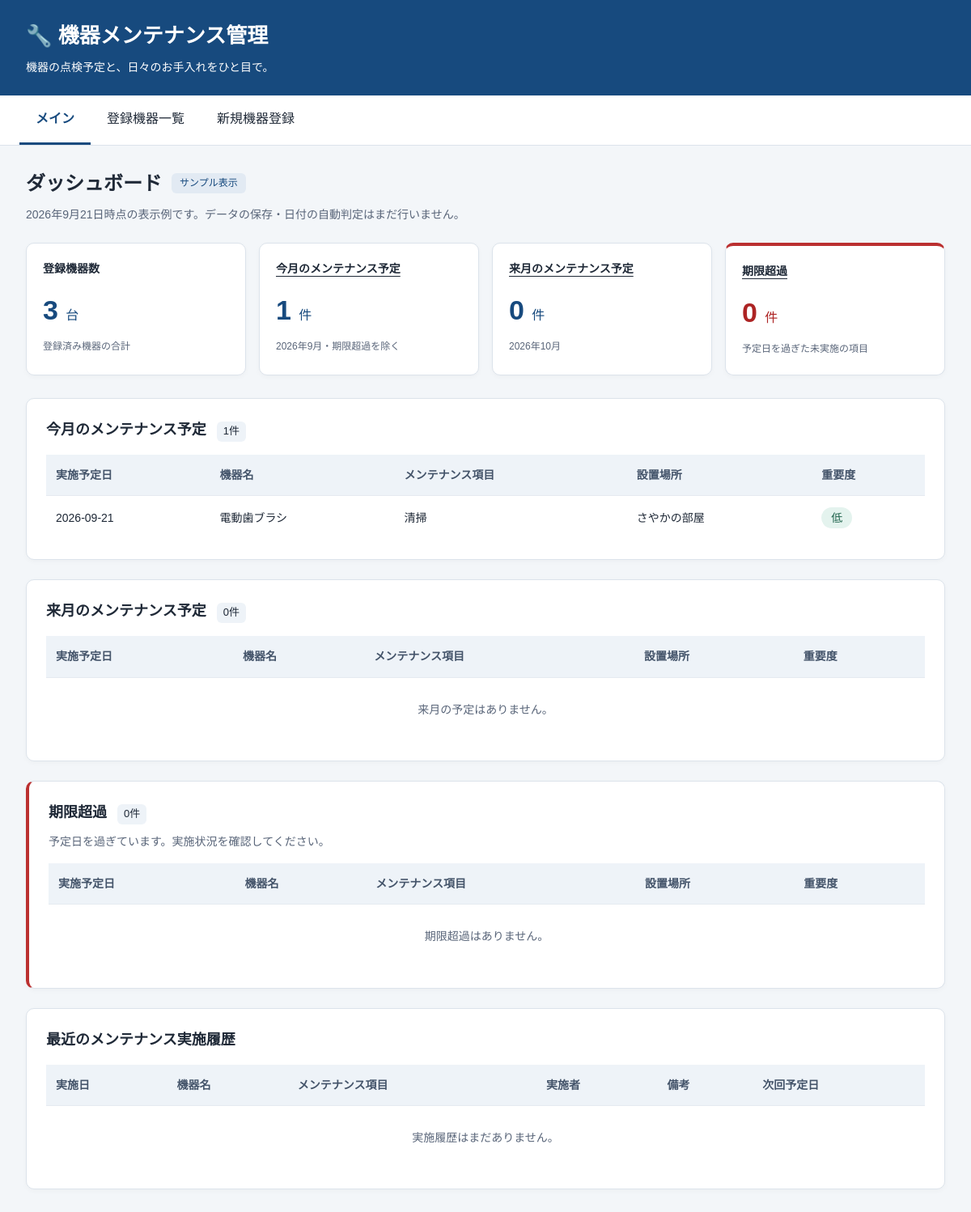
Before: / with the older database file.
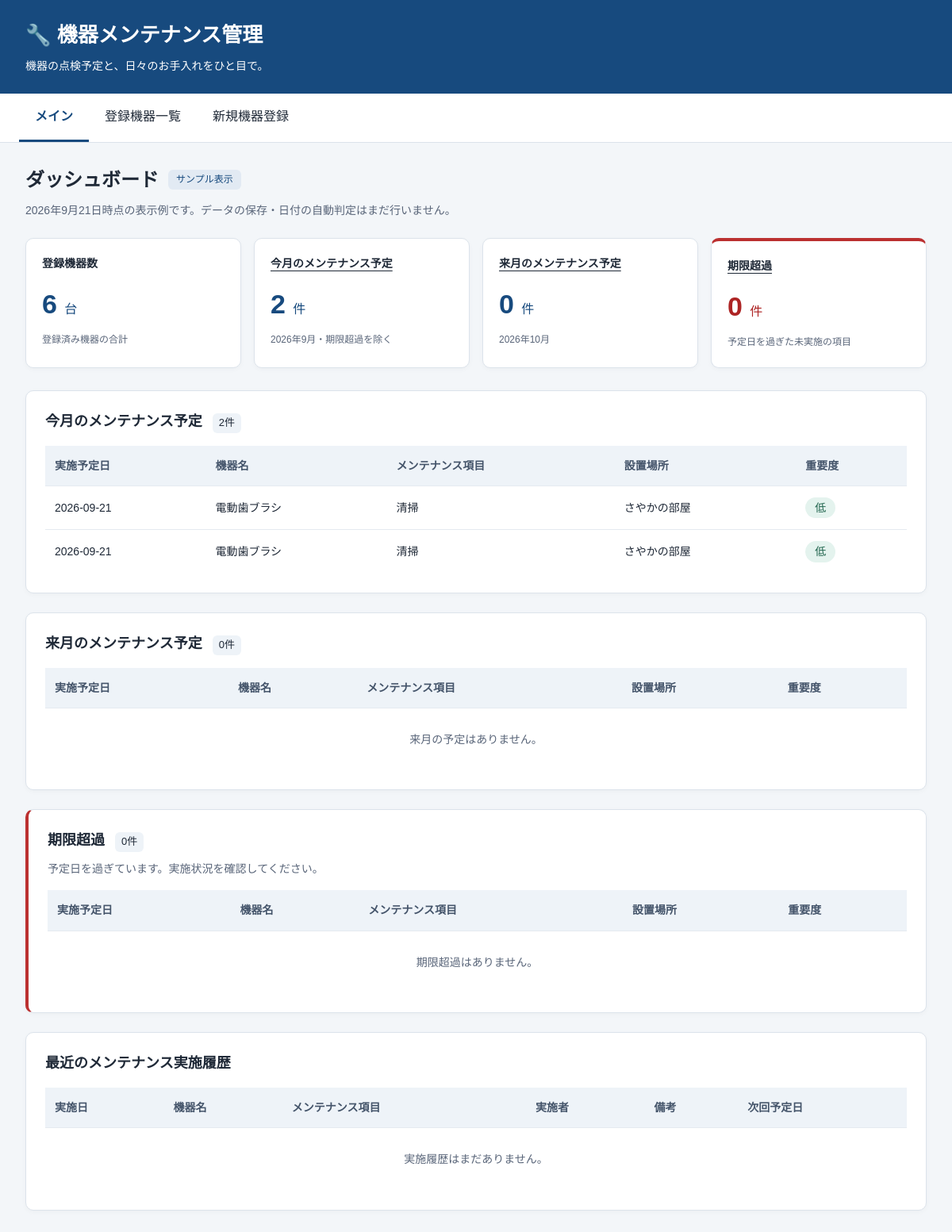
After: the same page with the newer database file.
### tables this page shows
CREATE TABLE maintenance (
        id INTEGER PRIMARY KEY AUTOINCREMENT,
        date TEXT,
        device TEXT,
        task TEXT,
        location TEXT,
        priority TEXT
    );

### main.py (the view)
@app.get("/")
def home(request: Request):
    connection = sqlite3.connect(DB_PATH)
    cursor = connection.cursor()
    cursor.execute("""
        SELECT
            id,
            date,
            device,
            task,
            location,
            priority
        FROM maintenance
    """)
    rows = cursor.fetchall()
    maintenance_list = []
    for row in rows:
        maintenance_list.append({
            "id": row[0],
            "date": row[1],
            "device": row[2],
            "task": row[3],
            "location": row[4],
            "priority": row[5]
        })
    cursor.execute("""
        SELECT COUNT(*) FROM devices
    """)
    device_count = cursor.fetchone()[0]
    connection.close()
    return templates.TemplateResponse(
        request=request,
        name="index.html",
        context={
            "device_count": device_count,
            "maintenance_list": maintenance_list
        }
    )

### templates/index.html (shortened to what the changed rows need)
<!DOCTYPE html>
<html lang="ja">
<head>
    <link rel="stylesheet" href="/static/style.css">
</head>
<body>
    <header class="site-header">
        <h1>🔧 機器メンテナンス管理</h1>
    </header>
    <main id="dashboard">
        <div class="page-heading">
            <h2>ダッシュボード</h2>
        </div>
        <section class="summary" aria-label="登録機器とメンテナンスの集計">
            <div class="card">
                <h3>登録機器数</h3>
                <p>{{ device_count }} <span>台</span></p>
                <small>登録済み機器の合計</small>
            </div>
            <div class="card">
                <h3><a href="#this-month">今月のメンテナンス予定</a></h3>
                <p>{{ maintenance_list|length }} <span>件</span></p>
                <small>2026年9月・期限超過を除く</small>
            </div>
        </section>
        <section class="panel" id="this-month" aria-labelledby="this-month-title">
            <h2 id="this-month-title">今月のメンテナンス予定 <span class="count">{{ maintenance_list|length }}件</span></h2>
            <div class="table-scroll" role="region" aria-label="今月の予定表" tabindex="0">
                <table>
                    <thead>
                        <tr><th scope="col">実施予定日</th><th scope="col">機器名</th><th scope="col">メンテナンス項目</th><th scope="col">設置場所</th><th scope="col">重要度</th></tr>
                    </thead>
                    <tbody>
                        {% for item in maintenance_list %}
                        <tr>
                            <td>{{ item.date }}</td><td>{{ item.device }}</td><td>{{ item.task }}</td><td>{{ item.location }}</td>
                            <td><span class="priority" data-level="{{ item.priority }}">{{ item.priority }}</span></td>
                        </tr>
                        {% else %}
                        <tr><td colspan="5" class="empty-state">今月の予定はありません。</td></tr>
                        {% endfor %}
                    </tbody>
                </table>
            </div>
        </section>
        <section class="panel" id="next-month" aria-labelledby="next-month-title">
            <h2 id="next-month-title">来月のメンテナンス予定 <span class="count">{{ next_month_list|length }}件</span></h2>
            <div class="table-scroll" role="region" aria-label="来月の予定表" tabindex="0">
                <table>
                    <thead>
                        <tr><th scope="col">実施予定日</th><th scope="col">機器名</th><th scope="col">メンテナンス項目</th><th scope="col">設置場所</th><th scope="col">重要度</th></tr>
                    </thead>
                </table>
            </div>
        </section>
        <section class="panel overdue-panel" id="overdue" aria-labelledby="overdue-title">
            <h2 id="overdue-title">期限超過 <span class="count">{{ overdue_list|length }}件</span></h2>
            <div class="table-scroll" role="region" aria-label="期限超過の予定表" tabindex="0">
                <table>
                    <thead>
                        <tr><th scope="col">実施予定日</th><th scope="col">機器名</th><th scope="col">メンテナンス項目</th><th scope="col">設置場所</th><th scope="col">重要度</th></tr>
                    </thead>
                </table>
            </div>
        </section>
        <section class="panel" aria-labelledby="history-title">
            <h2 id="history-title">最近のメンテナンス実施履歴</h2>
            <div class="table-scroll" role="region" aria-label="最近の実施履歴表" tabindex="0">
                <table>
                    <thead>
                        <tr><th scope="col">実施日</th><th scope="col">機器名</th><th scope="col">メンテナンス項目</th><th scope="col">実施者</th><th scope="col">備考</th><th scope="col">次回予定日</th></tr>
                    </thead>
                </table>
            </div>
        </section>
    </main>
</body>
</html>

Changed rows visible on the page:
added maintenance: date "2026-09-21", device "電動歯ブラシ", task "清掃", location "さやかの部屋", priority "低"
Other visible differences:
{{ device_count }}: "3" → "6"
{{ maintenance_list|length }}: "1" → "2"
